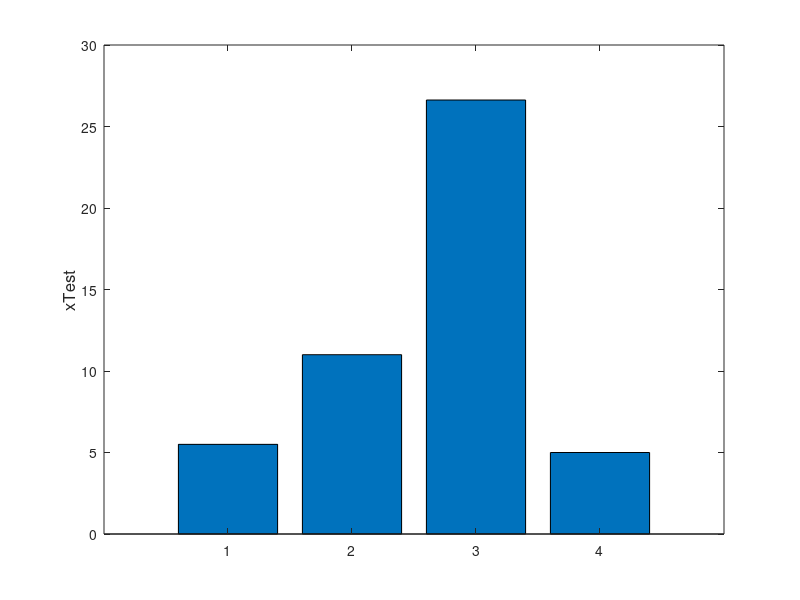

The MATLAB script that drew this image: (Note: this script raises an error after producing the figure.)


numTask=2;
numCue=2;
numSub=11;

numBins=numTask*numCue;
varBins=zeros(1,numBins);

sjdataMat=nan(numTask,numCue,numSub);

sjdataMat(1,1,:)=[1 2 3 4 5 6 7 8 9 10 NaN];          %standDev=3.0277 -0.5554<array<11.5554 mean=5.5
sjdataMat(1,2,:)=[2 4 6 8 10 12 14 16 18 20 NaN];     %standDev=6.0553 -1.1106<array<23.1106 mean=11
sjdataMat(2,1,:)=[1 26 26 27 28 29 27 55 25 25 NaN];  %standDev=12.8015 1.297<array<52.503 mean=26.625
sjdataMat(2,2,:)=[5 5 5 5 20 5 5 5 5 5 NaN];          %standDev=4.7434  -2.9868<array<15.9868 mean=5

count=1;
thisVar='xTest';
% 
% useSubs=~isnan(sjdataMat);
% dataMat=nan;
% 
% for var=1:numVar
%     for cond=1:numCond
%         for task=1:numTask
%             for cue=1:numCue
%                 use=find(useSubs(var,cond,task,cue,:)~=0);
%                 for sub=1:size(use,1)
%                     dataMat(var,cond,task,cue,sub)=sjdataMat(var,cond,task,cue,use(sub,1));
%                 end
%                     
%                 
%             end
%         end
%     end
% end
% 


% dataMat=nan(numVar,numCond,numTask,numCue,[]);
% 
% for cond=1:numCond
%     for task=1:numTask
%         for cue=1:numCue
%             thisSubs=sjdataMat(var,cond,task,cue,:);
%             useSubs=thisSubs(~isnan(thisSubs));
%             numSub=size(useSubs,2);
%             for sub=1:numSub
%                 dataMat(var,cond,task,cue,sub)=useSubs(1,sub);
%             end
%         end
%     end
% end
% 

for task=1:numTask
    for cue=1:numCue
        useScores=(~isnan(sjdataMat(task,cue,:)));
        thisScores=find(useScores~=0);
        graphScores=zeros(1,size(thisScores,1));
        for score=1:size(thisScores,1)
            graphScores(1,score)=sjdataMat(task,cue,thisScores(score,1));
        end
        meanVar=mean(graphScores);
        sqDev=(graphScores-meanVar).^2;
        SS=sum(sqDev);
        numScores=size(graphScores,2);
        standDev=sqrt(SS/(numScores-1));
        normScores=nan(1,numScores);
        for x=1:numScores
            if abs(graphScores(1,x)-meanVar)<=(2*standDev)
                normScores(1,x)=graphScores(1,x);
            end
        end
        normGraph=normScores(~isnan(normScores));
        varBins(1,count)=mean(normGraph);
        count=count+1;
    end
end

bar(varBins)
ylabel(thisVar,'FontSize',12);
file=['/Users/dannytoomey/Documents/Research/ADTask/ADTaskPilot/4LocResp/4LocResp/graphs/' sprintf('%s',thisVar)];
saveas(gcf,file,'png');

graph=imread([file '.png']);
label=imread('/Users/dannytoomey/Documents/Research/ADTask/ADTaskPilot/4LocResp/4LocResp/graphs/xLabel1167.png');


% annotation('textbox',[.01 .01 .1 .1],'String','Text outside the axes','EdgeColor','none')
% annotation('textbox',[.01 0 .1 .1],'String','Text outside the axes','EdgeColor','none')

% 
% figure;
% h=[];
% h(1) = subplot(2,2,1);
% h(2) = subplot(2,2,2);
% image(graph,'Parent',h(1));
% image(label,'Parent',h(2));

% imageRows=size(graph,1)+size(label,1);
% imageCols=size(graph,2);
% numColor=3;
% imageMat=nan(imageRows,imageCols,numColor);
% imageMat(1:size(graph,1),:,:)=graph(:,:,:);
% imageMat(1+size(graph,1):size(graph,1)+size(label,1),:,:)=label(:,:,:);
% 
% imagesc(imageMat)    
